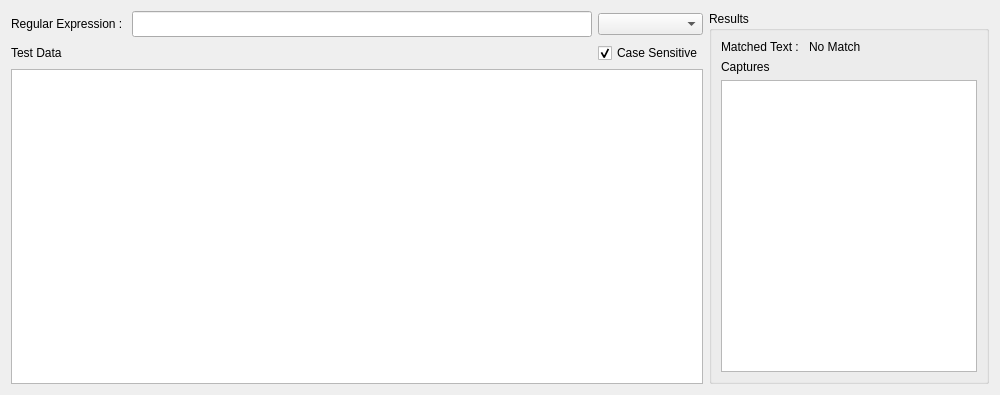
<?xml version="1.0" encoding="UTF-8"?>
<ui version="4.0">
 <class>RegExpTester</class>
 <widget class="QWidget" name="RegExpTester">
  <property name="geometry">
   <rect>
    <x>0</x>
    <y>0</y>
    <width>1000</width>
    <height>395</height>
   </rect>
  </property>
  <property name="windowTitle">
   <string>Form</string>
  </property>
  <layout class="QGridLayout" name="gridLayout">
   <item row="0" column="0">
    <widget class="QLabel" name="label">
     <property name="sizePolicy">
      <sizepolicy hsizetype="Fixed" vsizetype="Preferred">
       <horstretch>0</horstretch>
       <verstretch>0</verstretch>
      </sizepolicy>
     </property>
     <property name="text">
      <string>Regular Expression : </string>
     </property>
    </widget>
   </item>
   <item row="0" column="1">
    <widget class="QLineEdit" name="regexp">
     <property name="font">
      <font>
       <family>Courier New</family>
       <pointsize>11</pointsize>
      </font>
     </property>
     <property name="text">
      <string/>
     </property>
    </widget>
   </item>
   <item row="1" column="0" colspan="2">
    <widget class="QLabel" name="label_2">
     <property name="text">
      <string>Test Data</string>
     </property>
    </widget>
   </item>
   <item row="2" column="0" colspan="3">
    <widget class="QPlainTextEdit" name="testData"/>
   </item>
   <item row="0" column="3" rowspan="3">
    <widget class="QGroupBox" name="groupBox">
     <property name="title">
      <string>Results</string>
     </property>
     <layout class="QGridLayout" name="gridLayout_2">
      <item row="0" column="0">
       <widget class="QLabel" name="label_3">
        <property name="sizePolicy">
         <sizepolicy hsizetype="Fixed" vsizetype="Preferred">
          <horstretch>0</horstretch>
          <verstretch>0</verstretch>
         </sizepolicy>
        </property>
        <property name="text">
         <string>Matched Text : </string>
        </property>
       </widget>
      </item>
      <item row="0" column="1">
       <widget class="QLabel" name="matchedText">
        <property name="text">
         <string>No Match</string>
        </property>
       </widget>
      </item>
      <item row="1" column="0" colspan="2">
       <widget class="QLabel" name="label_5">
        <property name="text">
         <string>Captures</string>
        </property>
       </widget>
      </item>
      <item row="2" column="0" colspan="2">
       <widget class="QListWidget" name="captures"/>
      </item>
     </layout>
    </widget>
   </item>
   <item row="0" column="2">
    <widget class="QComboBox" name="regexpType"/>
   </item>
   <item row="1" column="2">
    <widget class="QCheckBox" name="caseSensitive">
     <property name="text">
      <string>Case Sensitive</string>
     </property>
     <property name="checked">
      <bool>true</bool>
     </property>
    </widget>
   </item>
  </layout>
 </widget>
 <resources/>
 <connections/>
</ui>
